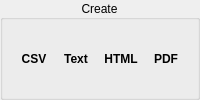
          <widget class="QGroupBox" name="createGroup">
           <property name="title">
            <string>Create</string>
           </property>
           <property name="alignment">
            <set>Qt::AlignCenter</set>
           </property>
           <property name="flat">
            <bool>true</bool>
           </property>
           <layout class="QHBoxLayout" name="horizontalLayout_4">
            <property name="spacing">
             <number>0</number>
            </property>
            <property name="leftMargin">
             <number>10</number>
            </property>
            <property name="topMargin">
             <number>5</number>
            </property>
            <property name="rightMargin">
             <number>10</number>
            </property>
            <property name="bottomMargin">
             <number>5</number>
            </property>
            <item>
             <widget class="QToolButton" name="createCSVBtn">
              <property name="enabled">
               <bool>true</bool>
              </property>
              <property name="sizePolicy">
               <sizepolicy hsizetype="Preferred" vsizetype="Fixed">
                <horstretch>0</horstretch>
                <verstretch>0</verstretch>
               </sizepolicy>
              </property>
              <property name="minimumSize">
               <size>
                <width>0</width>
                <height>25</height>
               </size>
              </property>
              <property name="font">
               <font>
                <pointsize>9</pointsize>
                <weight>75</weight>
                <bold>true</bold>
               </font>
              </property>
              <property name="text">
               <string>CSV</string>
              </property>
              <property name="icon">
               <iconset resource="../resources/UltraStar-Manager.qrc">
                <normaloff>:/types/csv.png</normaloff>:/types/csv.png</iconset>
              </property>
              <property name="toolButtonStyle">
               <enum>Qt::ToolButtonTextBesideIcon</enum>
              </property>
              <property name="autoRaise">
               <bool>true</bool>
              </property>
             </widget>
            </item>
            <item>
             <widget class="QToolButton" name="createPlainTextBtn">
              <property name="enabled">
               <bool>true</bool>
              </property>
              <property name="sizePolicy">
               <sizepolicy hsizetype="Preferred" vsizetype="Fixed">
                <horstretch>0</horstretch>
                <verstretch>0</verstretch>
               </sizepolicy>
              </property>
              <property name="minimumSize">
               <size>
                <width>0</width>
                <height>25</height>
               </size>
              </property>
              <property name="font">
               <font>
                <pointsize>9</pointsize>
                <weight>75</weight>
                <bold>true</bold>
               </font>
              </property>
              <property name="text">
               <string>Text</string>
              </property>
              <property name="icon">
               <iconset resource="../resources/UltraStar-Manager.qrc">
                <normaloff>:/types/text_plain.png</normaloff>:/types/text_plain.png</iconset>
              </property>
              <property name="toolButtonStyle">
               <enum>Qt::ToolButtonTextBesideIcon</enum>
              </property>
              <property name="autoRaise">
               <bool>true</bool>
              </property>
             </widget>
            </item>
            <item>
             <widget class="QToolButton" name="createHtmlBtn">
              <property name="sizePolicy">
               <sizepolicy hsizetype="Preferred" vsizetype="Fixed">
                <horstretch>0</horstretch>
                <verstretch>0</verstretch>
               </sizepolicy>
              </property>
              <property name="minimumSize">
               <size>
                <width>0</width>
                <height>25</height>
               </size>
              </property>
              <property name="font">
               <font>
                <pointsize>9</pointsize>
                <weight>75</weight>
                <bold>true</bold>
               </font>
              </property>
              <property name="text">
               <string>HTML</string>
              </property>
              <property name="icon">
               <iconset resource="../resources/UltraStar-Manager.qrc">
                <normaloff>:/types/page_code.png</normaloff>:/types/page_code.png</iconset>
              </property>
              <property name="toolButtonStyle">
               <enum>Qt::ToolButtonTextBesideIcon</enum>
              </property>
              <property name="autoRaise">
               <bool>true</bool>
              </property>
             </widget>
            </item>
            <item>
             <widget class="QToolButton" name="createPdfBtn">
              <property name="sizePolicy">
               <sizepolicy hsizetype="Preferred" vsizetype="Fixed">
                <horstretch>0</horstretch>
                <verstretch>0</verstretch>
               </sizepolicy>
              </property>
              <property name="font">
               <font>
                <pointsize>9</pointsize>
                <weight>75</weight>
                <bold>true</bold>
               </font>
              </property>
              <property name="text">
               <string>PDF</string>
              </property>
              <property name="icon">
               <iconset resource="../resources/UltraStar-Manager.qrc">
                <normaloff>:/types/page_white_acrobat.png</normaloff>:/types/page_white_acrobat.png</iconset>
              </property>
              <property name="toolButtonStyle">
               <enum>Qt::ToolButtonTextBesideIcon</enum>
              </property>
              <property name="autoRaise">
               <bool>true</bool>
              </property>
             </widget>
            </item>
           </layout>
          </widget>
